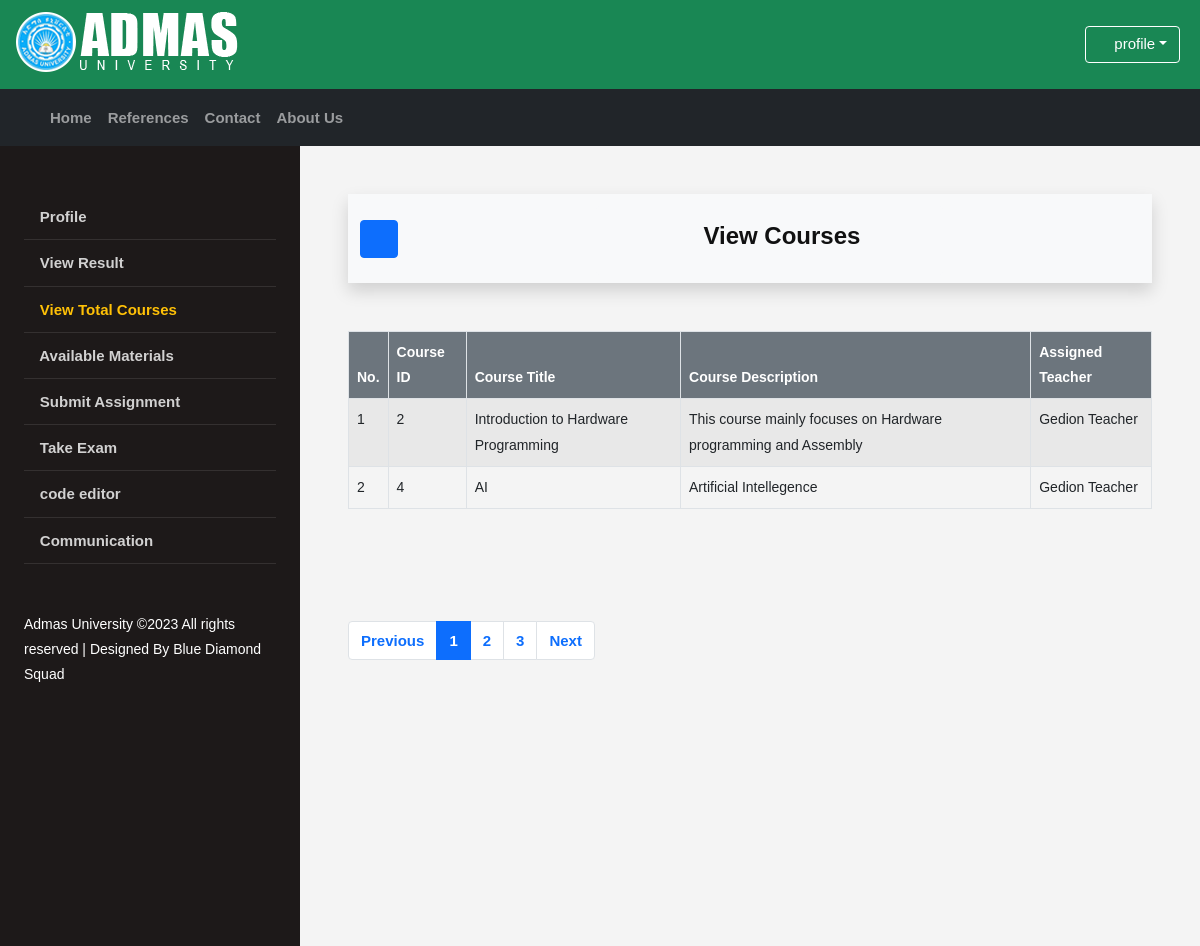
Page /_students/s_view_courses.php?id=2 (signed in) on the committed database.
### tables this page shows
CREATE TABLE `class` (
  `class_id` int(255) NOT NULL,
  `class_title` varchar(255) NOT NULL,
  `class_desc` varchar(255) NOT NULL,
  `teacher_id` int(255) NOT NULL,
  `material` varchar(255) NOT NULL,
  `assignment` varchar(255) NOT NULL,
  `exam` varchar(255) NOT NULL
);

CREATE TABLE `teacher` (
  `teacher_id` int(255) NOT NULL,
  `teacher_full_name` varchar(255) NOT NULL,
  `teacher_phone_no` varchar(255) NOT NULL,
  `teacher_gender` varchar(255) NOT NULL,
  `teacher_email` varchar(255) NOT NULL,
  `teacher_password` varchar(255) NOT NULL,
  `teacher_photo` varchar(255) NOT NULL
);

### _students/s_view_courses.php (the view, shortened to what this page needs)
<?php
$temp_student_id = "";
if(isset($_REQUEST['id'])){
    $temp_student_id = intval($_REQUEST['id']);
}
?>
<!DOCTYPE html>
<html lang="en-us" dir="ltr">
    <head>
        <link rel="stylesheet" type="text/css" href="../icon/svg-with-js/css/fa-svg-with-js.css">
        <link rel="stylesheet" type="text/css" href="../css/bootstrap.min.css">
        <link rel="stylesheet" type="text/css" href="../css/style.css">
  </head>
  <body>
    <header id="top-header" class="bg-success">
        <div class="top-tol">
            <ul>
                <div id="logo">
                    <a><img src="../images/Logoo.png" alt="admas university e-learning managment system logo" title="AU e-learning management"></a>
                </div>
                <div class="dropdown myac">
                    <a id="a1" class="btn btn-outline-info dropdown-toggle" href="#" role="button" id="dpMLink" data-bs-toggle="dropdown" aria-expanded="false"><i class="fas fa-user-circle"></i>&nbsp;<label>profile</label></a>
                </div>
            </ul>
        </div>
    </header>
    <nav class="navbar navbar-expand-md bg-dark navbar-dark" style="margin-bottom: 0px;">
        <div class="container">
            <div class="collapse navbar-collapse" id="navbarContent">
                <ul class="navbar-nav me-auto mb-2 mb-lg-0">
                    <li class="nav-item"><a href="../index.html" class="nav-link">Home</a></li>
                    <li class="nav-item"><a href="../reference.html" class="nav-link">References</a></li>
                    <li class="nav-item"><a href="../contact.html" class="nav-link">Contact</a></li>
                    <li class="nav-item"><a href="../about.html" class="nav-link">About Us</a></li>
                </ul>
            </div>
        </div>
    </nav>
    <div class="wrapper d-flex align-items-stretch">
        <nav id="sidebar">
                <div class="p-4 pt-5">
                    <ul class="list-unstyled components mb-5">
                        <li><a href="students.php"  ><i class="fas fa-street-view"></i> Profile</a></li>
                       <li><a href="s_view_result.php?id=<?php echo  $temp_student_id ?>" ><i class="fas fa-street-view"></i> View Result</a></li>
        	           <li><a href="s_view_courses.php?id=<?php echo  $temp_student_id ?>"class="text-warning"><i class="fas fa-eye"></i> View Total Courses</a></li>
                       <li><a href="s_available_materials.php?id=<?php echo  $temp_student_id ?>"><i class="fas fa-shopping-basket"></i> Available Materials</a></li>
                       <li><a href="s_submit_assignment.php?id=<?php echo  $temp_student_id ?>"><i class="fas fa-file-export"></i> Submit Assignment</a></li>
                       <li><a href="s_take_exam.php?id=<?php echo  $temp_student_id ?>"><i class="fas fa-file-import"></i> Take Exam</a></li>
                        <li><a href="s_code_editor.html"><i class="fas fa-code"></i> code editor</a></li>
                       <li><a href="sc_communication.html"><i class="fas fa-comments"></i> Communication</a></li>
                    </ul>
                    <div class="footer">
                        Admas University &copy;<script>document.write(new Date().getFullYear());</script> All rights reserved | Designed By Blue Diamond Squad
                   </div>
               </div>
           </nav>
            <div id="content" class="p-4 p-md-5">
                <nav class="navbar navbar-expand-lg navbar-light bg-light shadow">
                    <div class="container">
                        <button type="button" id="sidebarCollapse" class="btn btn-primary">
                            <i class="fas fa-bars"></i>
                        </button>
                        <div class="container">
                            <div class="row align-items-center justify-content-center">
                                <div class="col-md-6 text-center">
                                    <div class="card bg-light col-md mt-1" style="border-style: none;">
                                        <div class="card-body">
                                            <h4 class="card-title"><i class="fas fa-street-view"></i> <strong> View Courses</strong></h4>
                                        </div>
                                    </div>
                                </div>
                            </div>
                        </div>
                    </div>
                </nav>
                <section class="mt-5">
                    <div class="">
                        <div class="row">
                            <div class="col-md">
                                <div class="row">
                                    <div class="col-md-12 mb-5">
                                        <table class="table table-bordered table-striped table-hover">
                                            <thead class="bg-secondary text-white">
                                                    <th>No.</th>
                                                    <th>Course ID</th>
                                                    <th>Course Title</th>
                                                    <th>Course Description</th>
                                                    <th>Assigned Teacher</th>
                                            </thead>
                                            <tbody>
                                                <?php
                                                include '../my_funcs.php';
                                                    if(isset($_REQUEST['id'])){
                                                        $student_id = intval($_REQUEST['id']);
                                                        $student_class = array();
                                                        $q_assign = "SELECT * FROM assign WHERE student_id = '$student_id'";
                                                        $q_assign_result = mysqli_query($con,$q_assign);
                                                        $number = 1;
                                                        while ($r = mysqli_fetch_assoc($q_assign_result )){
                                                            $student_class['assign_id'] = $r['assign_id'];
                                                            $student_class['class_id'] = $r['class_id'];
                                                            $temp_class_id = $student_class['class_id'];
                                                            $q = "SELECT * FROM class WHERE class_id = '$temp_class_id'";
                                                            $q_result = mysqli_query($con,$q);
                                                            while($row = mysqli_fetch_assoc($q_result)){
                                                                $teacher_id = $row['teacher_id'];
                                                                $q_teacher = "SELECT teacher_full_name FROM teacher WHERE teacher_id = '$teacher_id'";
                                                                if(mysqli_num_rows(mysqli_query($con,$q_teacher)) > 0){
                                                                    $teacher_result = mysqli_fetch_assoc(mysqli_query($con,$q_teacher));
                                                                    $teacher_full_name = $teacher_result['teacher_full_name'];
                                                                }else {
                                                                    $teacher_full_name = "-";
                                                                }
                                                                printf("<tr> <td>%d</td> <td>%s</td> <td>%s</td> <td>%s</td> <td>%s</td> ",
                                                                $number,
                                                                $row['class_id'],
                                                                htmlspecialchars($row['class_title']),
                                                                htmlspecialchars($row['class_desc']),
                                                                htmlspecialchars($teacher_full_name)
                                                                );
                                                            }
                                                            echo "</tr>";
                                                            $number++;
                                                        }}
                                                    ?>
                                            </tbody>
                                        </table>
                                    </div>
                                </div>
                                <div class="mt-5 pagination">
                                    <nav aria-label="Page navigation example">
                                        <ul class="pagination justify-content-end">
                                            <li class="page-item"><a class="page-link text-primary" href="#">Previous</a></li>
                                            <li class="page-item active"><a class="page-link text-white" href="#">1</a></li>
                                            <li class="page-item"><a class="page-link text-primary" href="#">2</a></li>
                                            <li class="page-item"><a class="page-link text-primary" href="#">3</a></li>
                                            <li class="page-item"><a class="page-link text-primary" href="#">Next</a></li>
                                        </ul>
                                    </nav>
                                </div>
                             </div>
                        </div>
                    </div>
                </section>
        </div>
    </div>
  </body>
</html>

### css/style.css (style rules this page uses)
* { margin: 0px; padding: 0px; }
body { display: flex; flex-direction: column; font-family: "Verdana", "Arial", "Helvetica",serif, sans-serif; font-size: 14px; line-height: 1.8em; color: #111; background-color: #f4f4f4; }
a:any-link { text-decoration: none; color: blueviolet; }
#top-header { line-height: 70px; background-color: #0aa8f2; }
#top-header #logo img { margin-top: 10px; margin-right: 10px; margin-left: -20px; }
#top-header ul { list-style: none; }
#top-header .myac { float: right; margin-top: -65px; margin-right: 20px; }
#top-header .myac #a1 { text-decoration: none; color: white; border: 1px solid white; font-size: 15px;" }
nav ul li a { font-size: 15px; font-weight: bold; }
#sidebar { min-width: 300px; max-width: 300px; background: #1d1919; color: #fff; -webkit-transition: all 0.3s; -o-transition: all 0.3s; transition: all 0.3s; }
#sidebar ul.components { padding: 0; }
#sidebar ul li { font-size: 16px; }
#sidebar ul li a { padding: 10px 0; display: block; color: rgba(255, 255, 255, 0.8); border-bottom: 1px solid rgba(255, 255, 255, 0.1); }
img { vertical-align: middle; border-style: none; }
img { page-break-inside: avoid; }
#content { width: 100%; padding: 0; min-height: 100vh; -webkit-transition: all 0.3s; -o-transition: all 0.3s; transition: all 0.3s; }

### rows in the picture
class: class_id "2", class_title "Introduction to Hardware Programming", class_desc "This course mainly focuses on Hardware programming and Assembly", teacher.teacher_full_name "Gedion Teacher"
class: class_id "4", class_title "AI", class_desc "Artificial Intellegence", teacher.teacher_full_name "Gedion Teacher"
